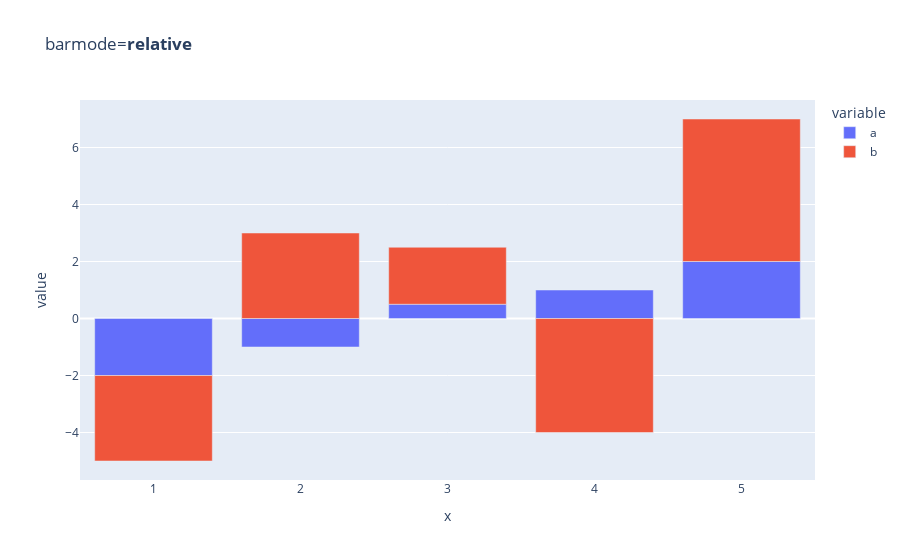
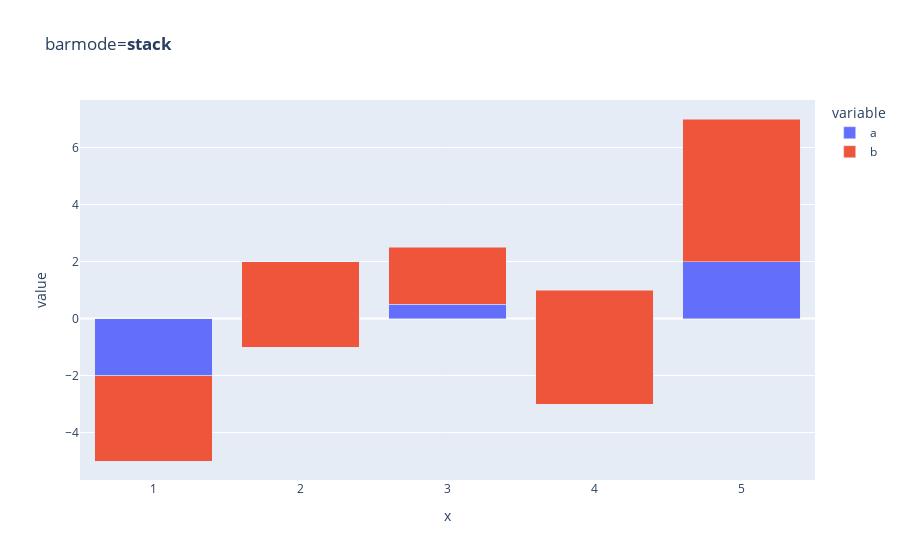
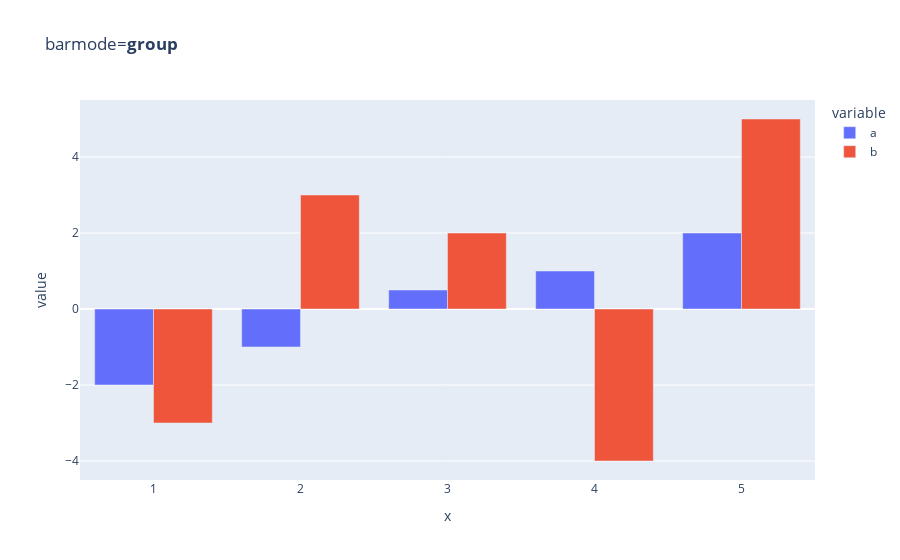
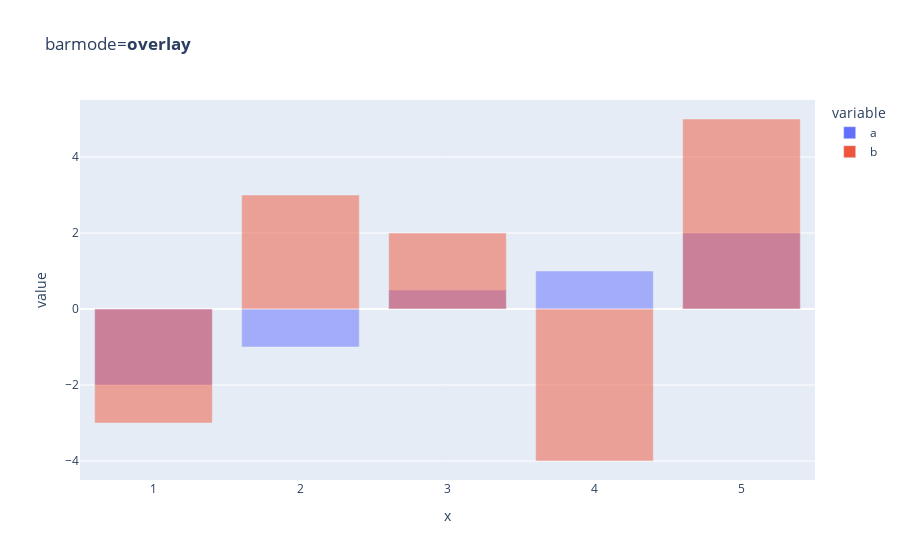

The cell these charts' notebook holds for them, in order:
### Code cell
for mode in ['relative', 'stack', 'group',   'overlay']:
    fig = px.bar(df, x='x', y=['a', 'b'], barmode=mode, title=f'barmode=<b>{mode}</b>')
    fig.show()

### Figure 1 — Plotly figure (JSON) as saved in the notebook; plotly's stock layout.template omitted (floating-point values rounded to 4 significant figures)
{"data": [{"alignmentgroup": "True", "hovertemplate": "variable=a<br>x=%{x}<br>value=%{y}<extra></extra>", "legendgroup": "a", "marker": {"color": "#636efa"}, "name": "a", "offsetgroup": "a", "orientation": "v", "showlegend": true, "textposition": "auto", "type": "bar", "x": [1, 2, 3, 4, 5], "xaxis": "x", "y": [-2, -1, 0.5, 1, 2], "yaxis": "y"}, {"alignmentgroup": "True", "hovertemplate": "variable=b<br>x=%{x}<br>value=%{y}<extra></extra>", "legendgroup": "b", "marker": {"color": "#EF553B"}, "name": "b", "offsetgroup": "b", "orientation": "v", "showlegend": true, "textposition": "auto", "type": "bar", "x": [1, 2, 3, 4, 5], "xaxis": "x", "y": [-3, 3, 2, -4, 5], "yaxis": "y"}], "layout": {"autosize": true, "barmode": "relative", "legend": {"title": {"text": "variable"}, "tracegroupgap": 0}, "title": {"text": "barmode=<b>relative</b>"}, "xaxis": {"anchor": "y", "autorange": true, "domain": [0, 1], "range": [0.5, 5.5], "title": {"text": "x"}, "type": "linear"}, "yaxis": {"anchor": "x", "autorange": true, "domain": [0, 1], "range": [-5.667, 7.667], "title": {"text": "value"}, "type": "linear"}}}

### Figure 2 — Plotly figure (JSON) as saved in the notebook; plotly's stock layout.template omitted (floating-point values rounded to 4 significant figures)
{"data": [{"alignmentgroup": "True", "hovertemplate": "variable=a<br>x=%{x}<br>value=%{y}<extra></extra>", "legendgroup": "a", "marker": {"color": "#636efa"}, "name": "a", "offsetgroup": "a", "orientation": "v", "showlegend": true, "textposition": "auto", "type": "bar", "x": [1, 2, 3, 4, 5], "xaxis": "x", "y": [-2, -1, 0.5, 1, 2], "yaxis": "y"}, {"alignmentgroup": "True", "hovertemplate": "variable=b<br>x=%{x}<br>value=%{y}<extra></extra>", "legendgroup": "b", "marker": {"color": "#EF553B"}, "name": "b", "offsetgroup": "b", "orientation": "v", "showlegend": true, "textposition": "auto", "type": "bar", "x": [1, 2, 3, 4, 5], "xaxis": "x", "y": [-3, 3, 2, -4, 5], "yaxis": "y"}], "layout": {"autosize": true, "barmode": "stack", "legend": {"title": {"text": "variable"}, "tracegroupgap": 0}, "title": {"text": "barmode=<b>stack</b>"}, "xaxis": {"anchor": "y", "autorange": true, "domain": [0, 1], "range": [0.5, 5.5], "title": {"text": "x"}, "type": "linear"}, "yaxis": {"anchor": "x", "autorange": true, "domain": [0, 1], "range": [-5.667, 7.667], "title": {"text": "value"}, "type": "linear"}}}

### Figure 3 — Plotly figure (JSON) as saved in the notebook; plotly's stock layout.template omitted (floating-point values rounded to 4 significant figures)
{"data": [{"alignmentgroup": "True", "hovertemplate": "variable=a<br>x=%{x}<br>value=%{y}<extra></extra>", "legendgroup": "a", "marker": {"color": "#636efa"}, "name": "a", "offsetgroup": "a", "orientation": "v", "showlegend": true, "textposition": "auto", "type": "bar", "x": [1, 2, 3, 4, 5], "xaxis": "x", "y": [-2, -1, 0.5, 1, 2], "yaxis": "y"}, {"alignmentgroup": "True", "hovertemplate": "variable=b<br>x=%{x}<br>value=%{y}<extra></extra>", "legendgroup": "b", "marker": {"color": "#EF553B"}, "name": "b", "offsetgroup": "b", "orientation": "v", "showlegend": true, "textposition": "auto", "type": "bar", "x": [1, 2, 3, 4, 5], "xaxis": "x", "y": [-3, 3, 2, -4, 5], "yaxis": "y"}], "layout": {"autosize": true, "barmode": "group", "legend": {"title": {"text": "variable"}, "tracegroupgap": 0}, "title": {"text": "barmode=<b>group</b>"}, "xaxis": {"anchor": "y", "autorange": true, "domain": [0, 1], "range": [0.5, 5.5], "title": {"text": "x"}, "type": "linear"}, "yaxis": {"anchor": "x", "autorange": true, "domain": [0, 1], "range": [-4.5, 5.5], "title": {"text": "value"}, "type": "linear"}}}

### Figure 4 — Plotly figure (JSON) as saved in the notebook; plotly's stock layout.template omitted (floating-point values rounded to 4 significant figures)
{"data": [{"alignmentgroup": "True", "hovertemplate": "variable=a<br>x=%{x}<br>value=%{y}<extra></extra>", "legendgroup": "a", "marker": {"color": "#636efa", "opacity": 0.5}, "name": "a", "offsetgroup": "a", "orientation": "v", "showlegend": true, "textposition": "auto", "type": "bar", "x": [1, 2, 3, 4, 5], "xaxis": "x", "y": [-2, -1, 0.5, 1, 2], "yaxis": "y"}, {"alignmentgroup": "True", "hovertemplate": "variable=b<br>x=%{x}<br>value=%{y}<extra></extra>", "legendgroup": "b", "marker": {"color": "#EF553B", "opacity": 0.5}, "name": "b", "offsetgroup": "b", "orientation": "v", "showlegend": true, "textposition": "auto", "type": "bar", "x": [1, 2, 3, 4, 5], "xaxis": "x", "y": [-3, 3, 2, -4, 5], "yaxis": "y"}], "layout": {"autosize": true, "barmode": "overlay", "legend": {"title": {"text": "variable"}, "tracegroupgap": 0}, "title": {"text": "barmode=<b>overlay</b>"}, "xaxis": {"anchor": "y", "autorange": true, "domain": [0, 1], "range": [0.5, 5.5], "title": {"text": "x"}, "type": "linear"}, "yaxis": {"anchor": "x", "autorange": true, "domain": [0, 1], "range": [-4.5, 5.5], "title": {"text": "value"}, "type": "linear"}}}
